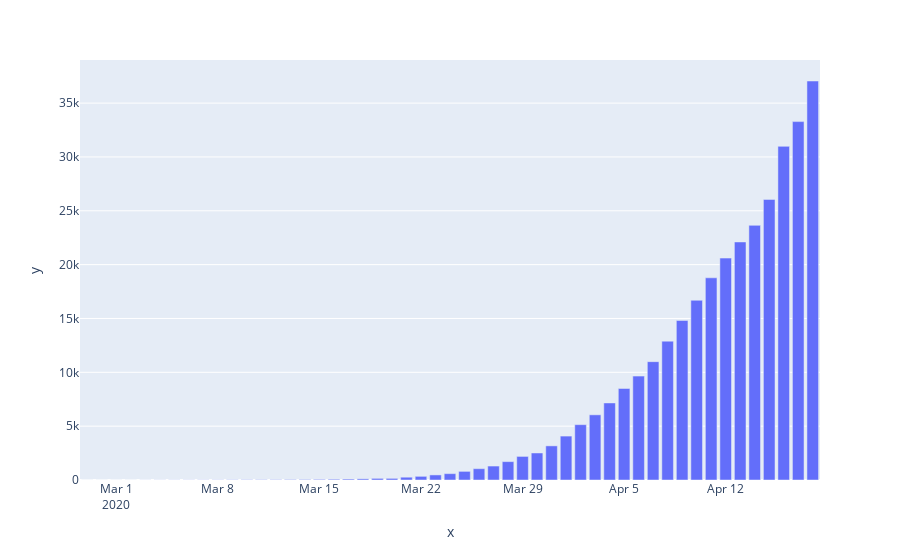

Write notebook code for a chart like this one.
### Code cell
fig = go.Figure(go.Scatter(x=deaths_sum_DF.toPandas()['date'], y=deaths_sum_DF.toPandas()['deaths_sum']))
fig.update_layout(title_text='Deaths Sum by day')
fig = px.bar(x=deaths_sum_DF.toPandas()['date'], y=deaths_sum_DF.toPandas()['deaths_sum'])
pio.show(fig, filename="spark/sample_rides")

### Figure 1 — Plotly figure (JSON) as saved in the notebook; plotly's stock layout.template omitted (floating-point values rounded to 4 significant figures)
{"data": [{"alignmentgroup": "True", "hovertemplate": "x=%{x}<br>y=%{y}<extra></extra>", "legendgroup": "", "marker": {"color": "#636efa"}, "name": "", "offsetgroup": "", "orientation": "v", "showlegend": false, "textposition": "auto", "type": "bar", "x": ["2020-02-28T00:00:00", "2020-02-29T00:00:00", "2020-03-01T00:00:00", "2020-03-02T00:00:00", "2020-03-03T00:00:00", "2020-03-04T00:00:00", "2020-03-05T00:00:00", "2020-03-06T00:00:00", "2020-03-07T00:00:00", "2020-03-08T00:00:00", "2020-03-09T00:00:00", "2020-03-10T00:00:00", "2020-03-11T00:00:00", "2020-03-12T00:00:00", "2020-03-13T00:00:00", "2020-03-14T00:00:00", "2020-03-15T00:00:00", "2020-03-16T00:00:00", "2020-03-17T00:00:00", "2020-03-18T00:00:00", "2020-03-19T00:00:00", "2020-03-20T00:00:00", "2020-03-21T00:00:00", "2020-03-22T00:00:00", "2020-03-23T00:00:00", "2020-03-24T00:00:00", "2020-03-25T00:00:00", "2020-03-26T00:00:00", "2020-03-27T00:00:00", "2020-03-28T00:00:00", "2020-03-29T00:00:00", "2020-03-30T00:00:00", "2020-03-31T00:00:00", "2020-04-01T00:00:00", "2020-04-02T00:00:00", "2020-04-03T00:00:00", "2020-04-04T00:00:00", "2020-04-05T00:00:00", "2020-04-06T00:00:00", "2020-04-07T00:00:00", "2020-04-08T00:00:00", "2020-04-09T00:00:00", "2020-04-10T00:00:00", "2020-04-11T00:00:00", "2020-04-12T00:00:00", "2020-04-13T00:00:00", "2020-04-14T00:00:00", "2020-04-15T00:00:00", "2020-04-16T00:00:00", "2020-04-17T00:00:00", "2020-04-18T00:00:00"], "xaxis": "x", "y": [0, 0, 1, 2, 6, 9, 11, 12, 14, 17, 21, 26, 28, 30, 40, 47, 57, 69, 85, 108, 150, 150, 260, 340, 471, 590, 801, 1050, 1296, 1707, 2191, 2509, 3170, 4079, 5138, 6053, 7157, 8501, 9647, 10989, 12895, 14817, 16690, 18777, 20608, 22108, 23649, 26057, 30985, 33284, 37054], "yaxis": "y"}], "layout": {"barmode": "relative", "legend": {"tracegroupgap": 0}, "margin": {"t": 60}, "xaxis": {"anchor": "y", "domain": [0, 1], "title": {"text": "x"}}, "yaxis": {"anchor": "x", "domain": [0, 1], "title": {"text": "y"}}}}
